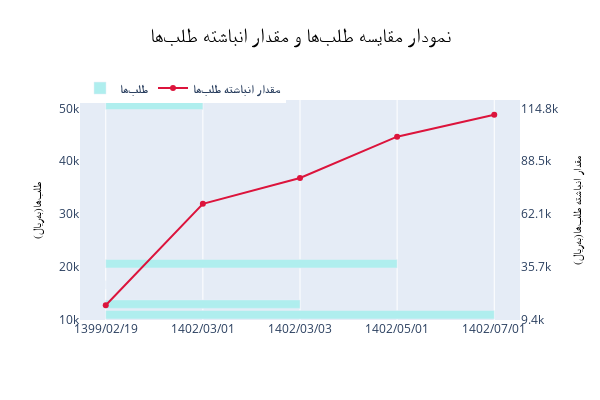

Source (notebook cell):
### Code cell
import plotly.graph_objects as go
import numpy as np
import pandas as pd
def bar_line_data_cumsum(data):
    data_sorted=sorted(data.items())
    dates =tuple(map(lambda d:d[0],data_sorted))
    # datesp1=to_persian_dates(dates)
    values1 =tuple(map(lambda d:d[1],data_sorted))
    values2=np.cumsum(values1)
    return dates,values1,values2
       



def to_persian_dates(dates):
    return list(map(lambda date:"/".join(nums_to_persian(date.split("/"),False)),dates))
def bar_line_data_convertor(data):
    data_sorted=sorted(data.items())
    dates =tuple(map(lambda d:d[0],data_sorted))
    values =tuple(map(lambda d:d[1],data_sorted))
    return dates,values
    
def bar_line_data_cumsum(data):
    data_sorted=sorted(data.items())
    dates =tuple(map(lambda d:d[0],data_sorted))
    # datesp1=to_persian_dates(dates)
    values1 =tuple(map(lambda d:d[1],data_sorted))
    values2=np.cumsum(values1)
    return dates,values1,values2
        
def dict_fillna_2columns(data):
    df=pd.DataFrame(data)
    df.sort_index(inplace=True)
    df.fillna(method='ffill',inplace=True)
    df.fillna(method='bfill',inplace=True)
    if df.isna().sum().sum() >0:
        df.fillna(df.mean(),inplace=True)
    elif df.isna().sum().sum() >0:
        df.fillna(0,inplace=True)
    dates =df.index
    values1 =df.values[:,0]
    values2 =df.values[:,1]
    return dates,values1,values2

def bar_line_title(labels):
    return f"نمودار مقایسه بین {labels[0]} و {labels[1]}"

def bar_line_title_cumsum(labels):
    labels.append(f"مقدار انباشته {labels[0]}")
    title = f" نمودار مقایسه {labels[0]} و مقدار انباشته {labels[0]}"
    return title,labels





def bar_line(data,size_plot,labels,color,kind):

    if kind=="sade" and len(labels)==2:
        dates1 , values1,values2  =dict_fillna_2columns(data)
        labels=tuple(data.keys())
        title = bar_line_title(labels)
    elif kind=="anbashte" and len(labels)==1:
        
        # labels=list(data.keys())
        dates1 , values1 , values2 =bar_line_data_cumsum(data)
        title,labels=bar_line_title_cumsum(labels)
        
        # dates2   =bar_line_data_convertor(data[keys[1]])
    else :
        raise ValueError("has problem in kind or data or labals")
    fig = go.Figure(
        data=go.Bar(
            x=dates1,
            y=values1,
            name=f"<b>{labels[0]}</b>",
            textfont={'family':"IRANSans","size":size_plot[0]/30} ,
            marker=dict(color=color[0]),
            
            ))
    fig.add_trace(
        go.Scatter(x=dates1,y=values2,yaxis="y2",name=f"<b>{labels[1]}</b>",marker=dict(color=color[1]),    ))
    
    y=round(0.85 +size_plot[1]/5000,2)
    y = y if y<1 else 1
    y2=round(1.1+size_plot[1]/20000,2)
    fig.update_layout(
        legend={"orientation":"h","yanchor":'top',"y":y2,"xanchor":'left',"x":0,"font":{
                        'family':"IRANSans",
                        'size':int(size_plot[0]/50),} ,
                },
        autosize=True ,
        yaxis={
            "title":{"text":labels[0]+"(بهریال)","font":{
                        'family':"IRANSans",
                        'size':int(size_plot[1]/35),
                        # 'color':"#7f7f7f"
                        'color':"black" } ,  },
            "side":"left", },
        yaxis2={"title":{"text":labels[1]+"(بهریال)",
                             "font":{
                                    'family':"IRANSans",
                                    'size':int(size_plot[1]/35),
                                    'color':"black" } , },
                    "side":"right",
                    "overlaying":"y",
                    "tickmode":"sync", },
        # legend_title={"text":"نمودار"},
        title = {'text': title,"xanchor":'center',"yanchor":'top',"y": y,"x":0.5,
                 "font":{
                        'family':"IRANSans",
                        'size':int(size_plot[0]/30),
                        # 'color':"#7f7f7f"
                        'color':"black" } ,   } )
    
    fig.update_layout(width=size_plot[0], height=size_plot[1])
    
    ### if want run in local uncomment line down
    fig.show()
    

    
    
    
# ورودی های نمودار plot_line
color=["paleturquoise","crimson"]

data_for_anbashte= {
    "1399/02/19":16594 ,
    "1402/03/03":12940,
    "1402/03/01":50594,
    "1402/05/01":20594,
    "1402/07/01":10940,   }

labels_anbashte =[ "طلبها" ] # len must be 1
kind_anbashte="anbashte"

## 400 <size_plot <600
size_plot =(600,400)
# kind = "sade" or "anbashte"
kind="sade"
labels=[ "طلبها" ,"بدهی ها"] # len must be 2
data = {
    'بدهی': {
        '1399/02/21':16594 ,
        '1402/05/02':4124 ,
        '1399/04/01':12470
    } ,
    'طلب':{
        '1399/02/23':20000 ,
        '1402/04/02':10000 ,
        '1399/03/01':15000
    }}
bar_line(data_for_anbashte,size_plot,labels_anbashte,color,kind_anbashte)
# bar_line(data,size_plot,labels,color,kind)

### Figure 1 — Plotly figure (JSON) as saved in the notebook; plotly's stock layout.template omitted (floating-point values rounded to 4 significant figures)
{"data": [{"marker": {"color": "paleturquoise"}, "name": "<b>طلبها</b>", "orientation": "h", "textfont": {"family": "IRANSans", "size": 20}, "type": "bar", "x": ["1399/02/19", "1402/03/01", "1402/03/03", "1402/05/01", "1402/07/01"], "y": [16594, 50594, 12940, 20594, 10940]}, {"marker": {"color": "crimson"}, "name": "<b>مقدار انباشته طلبها</b>", "type": "scatter", "x": ["1399/02/19", "1402/03/01", "1402/03/03", "1402/05/01", "1402/07/01"], "y": [16594, 67188, 80128, 100722, 111662], "yaxis": "y2"}], "layout": {"autosize": true, "height": 400, "legend": {"font": {"family": "IRANSans", "size": 12}, "orientation": "h", "x": 0, "xanchor": "left", "y": 1.12, "yanchor": "top"}, "title": {"font": {"color": "black", "family": "IRANSans", "size": 20}, "text": " نمودار مقایسه طلبها و مقدار انباشته طلبها", "x": 0.5, "xanchor": "center", "y": 0.93, "yanchor": "top"}, "width": 600, "yaxis": {"side": "left", "title": {"font": {"color": "black", "family": "IRANSans", "size": 11}, "text": "طلبها(بهریال)"}}, "yaxis2": {"overlaying": "y", "side": "right", "tickmode": "sync", "title": {"font": {"color": "black", "family": "IRANSans", "size": 11}, "text": "مقدار انباشته طلبها(بهریال)"}}}}
